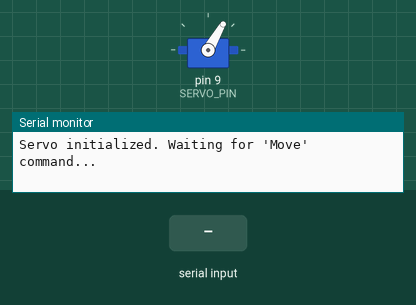
Bench run of a sketch on a simulated Arduino Uno, built with avr-gcc and run on an emulated ATmega328P. Parts: servo, the last lines printed to the serial monitor. Inputs (shaded band) come from the test bench.

Above: at 1.7 s.
1.8 s: "MOVE\n" received over Serial
At 1.97 s:
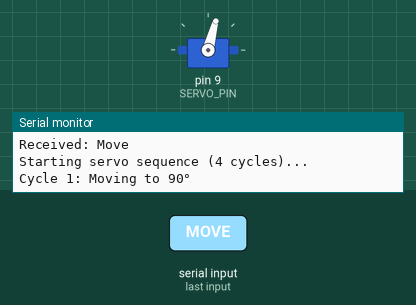
At 2.8 s:
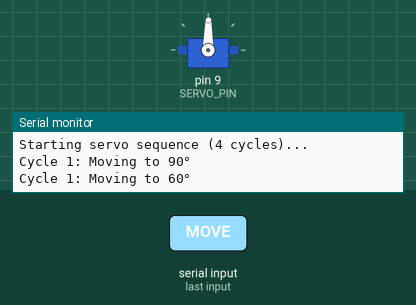
Timing chart, 0 to 4.8 s (numbered marks = the images above; inputs shaded):
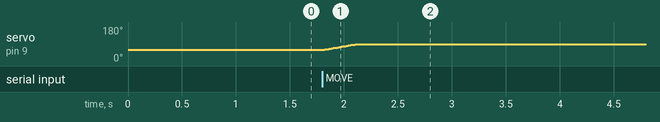

The sketch:

arduino_servo.ino
```cpp
#include <Servo.h>

// Configure these based on your wiring
const int SERVO_PIN = 9;           // PWM pin connected to servo
const int BAUD_RATE = 9600;        // Must match web page setting

// Servo angles
const int ANGLE_MIN = 60;
const int ANGLE_MAX = 90;
const int CYCLES = 4;              // Number of up-and-down cycles
const int MOVE_DELAY = 300;        // Milliseconds per angle change

Servo servo;
String incomingData = "";

void setup() {
  Serial.begin(BAUD_RATE);
  servo.attach(SERVO_PIN);

  // Initialize servo to min position
  servo.write(ANGLE_MIN);
  delay(500);

  Serial.println("Servo initialized. Waiting for 'Move' command...");
}

void loop() {
  // Read incoming serial data
  while (Serial.available() > 0) {
    char incomingChar = Serial.read();

    // Build string until newline
    if (incomingChar == '\n') {
      incomingData.trim();

      // Check if message is "Move" (case-insensitive)
      if (incomingData.equalsIgnoreCase("MOVE")) {
        Serial.println("Received: Move");
        performServoSequence();
      } else if (incomingData.length() > 0) {
        Serial.print("Unknown command: ");
        Serial.println(incomingData);
      }

      // Clear buffer
      incomingData = "";
    } else {
      // Accumulate characters
      incomingData += incomingChar;
    }
  }
}

void performServoSequence() {
  Serial.println("Starting servo sequence (4 cycles)...");

  for (int cycle = 0; cycle < CYCLES; cycle++) {
    // Move from 60 to 90
    Serial.print("Cycle ");
    Serial.print(cycle + 1);
    Serial.println(": Moving to 90°");
    moveServoTo(ANGLE_MAX);

    // Move from 90 to 60
    Serial.print("Cycle ");
    Serial.print(cycle + 1);
    Serial.println(": Moving to 60°");
    moveServoTo(ANGLE_MIN);
  }

  Serial.println("Sequence complete. Ready for next command.");
}

void moveServoTo(int targetAngle) {
  int currentAngle = servo.read();
  int step = (targetAngle > currentAngle) ? 1 : -1;

  // Smooth movement in 1-degree increments
  while (currentAngle != targetAngle) {
    currentAngle += step;
    servo.write(currentAngle);
    delay(MOVE_DELAY / abs(targetAngle - ANGLE_MIN));  // Scale delay for smooth motion
  }

  delay(200);  // Pause at target angle
}
```

Measured:
- after the input at 1.8 s, servo on pin 9 (SERVO_PIN): rises from 60° to 90° in 0.30 s, then falls to 89° in 0.20 s
